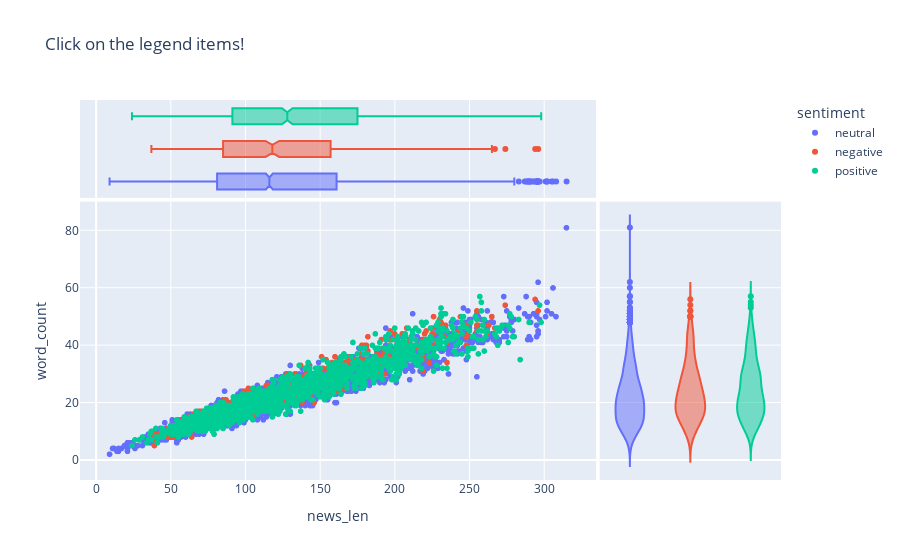

Source (notebook cell):
### Code cell
fig = px.scatter(df, x="news_len", y="word_count", color="sentiment",
                 marginal_x="box", marginal_y="violin",
                  title="Click on the legend items!")
fig.show()

### Figure 1 — Plotly figure (JSON) as saved in the notebook; plotly's stock layout.template omitted (floating-point values rounded to 4 significant figures; data arrays with more than 128 entries replaced by an {"elided": "..."} marker saying what was removed)
{"data": [{"hovertemplate": "sentiment=neutral<br>news_len=%{x}<br>word_count=%{y}<extra></extra>", "legendgroup": "neutral", "marker": {"color": "#636efa", "symbol": "circle"}, "mode": "markers", "name": "neutral", "showlegend": true, "type": "scattergl", "x": {"elided": "2879 int values"}, "xaxis": "x", "y": {"elided": "2879 int values"}, "yaxis": "y"}, {"alignmentgroup": "True", "hovertemplate": "sentiment=neutral<br>news_len=%{x}<extra></extra>", "legendgroup": "neutral", "marker": {"color": "#636efa", "symbol": "circle"}, "name": "neutral", "notched": true, "offsetgroup": "neutral", "showlegend": false, "type": "box", "x": {"elided": "2879 int values"}, "xaxis": "x3", "yaxis": "y3"}, {"alignmentgroup": "True", "hovertemplate": "sentiment=neutral<br>word_count=%{y}<extra></extra>", "legendgroup": "neutral", "marker": {"color": "#636efa", "symbol": "circle"}, "name": "neutral", "offsetgroup": "neutral", "scalegroup": "y", "showlegend": false, "type": "violin", "xaxis": "x2", "y": {"elided": "2879 int values"}, "yaxis": "y2"}, {"hovertemplate": "sentiment=negative<br>news_len=%{x}<br>word_count=%{y}<extra></extra>", "legendgroup": "negative", "marker": {"color": "#EF553B", "symbol": "circle"}, "mode": "markers", "name": "negative", "showlegend": true, "type": "scattergl", "x": {"elided": "604 int values"}, "xaxis": "x", "y": {"elided": "604 int values"}, "yaxis": "y"}, {"alignmentgroup": "True", "hovertemplate": "sentiment=negative<br>news_len=%{x}<extra></extra>", "legendgroup": "negative", "marker": {"color": "#EF553B", "symbol": "circle"}, "name": "negative", "notched": true, "offsetgroup": "negative", "showlegend": false, "type": "box", "x": {"elided": "604 int values"}, "xaxis": "x3", "yaxis": "y3"}, {"alignmentgroup": "True", "hovertemplate": "sentiment=negative<br>word_count=%{y}<extra></extra>", "legendgroup": "negative", "marker": {"color": "#EF553B", "symbol": "circle"}, "name": "negative", "offsetgroup": "negative", "scalegroup": "y", "showlegend": false, "type": "violin", "xaxis": "x2", "y": {"elided": "604 int values"}, "yaxis": "y2"}, {"hovertemplate": "sentiment=positive<br>news_len=%{x}<br>word_count=%{y}<extra></extra>", "legendgroup": "positive", "marker": {"color": "#00cc96", "symbol": "circle"}, "mode": "markers", "name": "positive", "showlegend": true, "type": "scattergl", "x": {"elided": "1363 int values"}, "xaxis": "x", "y": {"elided": "1363 int values"}, "yaxis": "y"}, {"alignmentgroup": "True", "hovertemplate": "sentiment=positive<br>news_len=%{x}<extra></extra>", "legendgroup": "positive", "marker": {"color": "#00cc96", "symbol": "circle"}, "name": "positive", "notched": true, "offsetgroup": "positive", "showlegend": false, "type": "box", "x": {"elided": "1363 int values"}, "xaxis": "x3", "yaxis": "y3"}, {"alignmentgroup": "True", "hovertemplate": "sentiment=positive<br>word_count=%{y}<extra></extra>", "legendgroup": "positive", "marker": {"color": "#00cc96", "symbol": "circle"}, "name": "positive", "offsetgroup": "positive", "scalegroup": "y", "showlegend": false, "type": "violin", "xaxis": "x2", "y": {"elided": "1363 int values"}, "yaxis": "y2"}], "layout": {"legend": {"title": {"text": "sentiment"}, "tracegroupgap": 0}, "title": {"text": "Click on the legend items!"}, "xaxis": {"anchor": "y", "domain": [0, 0.7363], "title": {"text": "news_len"}}, "xaxis2": {"anchor": "y2", "domain": [0.7413, 1], "matches": "x2", "showgrid": false, "showline": false, "showticklabels": false, "ticks": ""}, "xaxis3": {"anchor": "y3", "domain": [0, 0.7363], "matches": "x", "showgrid": true, "showticklabels": false}, "xaxis4": {"anchor": "y4", "domain": [0.7413, 1], "matches": "x2", "showgrid": false, "showline": false, "showticklabels": false, "ticks": ""}, "yaxis": {"anchor": "x", "domain": [0, 0.7326], "title": {"text": "word_count"}}, "yaxis2": {"anchor": "x2", "domain": [0, 0.7326], "matches": "y", "showgrid": true, "showticklabels": false}, "yaxis3": {"anchor": "x3", "domain": [0.7426, 1], "matches": "y3", "showgrid": false, "showline": false, "showticklabels": false, "ticks": ""}, "yaxis4": {"anchor": "x4", "domain": [0.7426, 1], "matches": "y3", "showgrid": true, "showline": false, "showticklabels": false, "ticks": ""}}}
